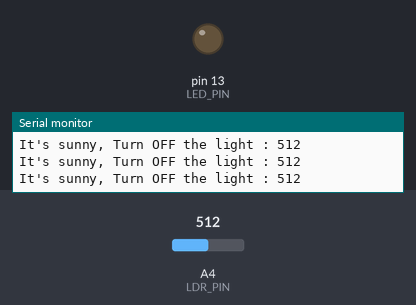
Recording of a sketch running on a simulated Arduino Uno, built with avr-gcc and run on an emulated ATmega328P. Shown: output pins drawn as LEDs (lit = HIGH), the last lines printed to the serial monitor. Inputs (shaded band) come from the test bench; at power-on: A4 (LDR_PIN) = 512.

Above: at 1.2 s.
1.3 s: A4 (LDR_PIN) set to 213
4.3 s: A4 (LDR_PIN) set to 185
At 4.6 s:
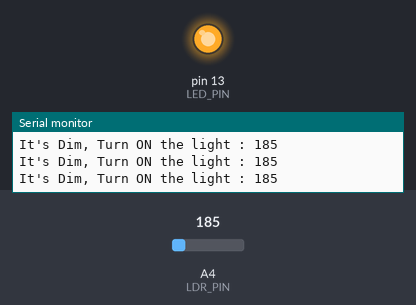
5.8 s: A4 (LDR_PIN) set to 210
At 6.8 s:
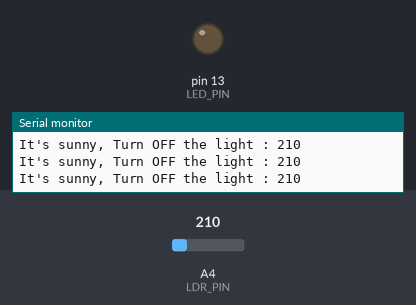
Timing chart, 0 to 8.8 s (numbered marks = the images above; inputs shaded):
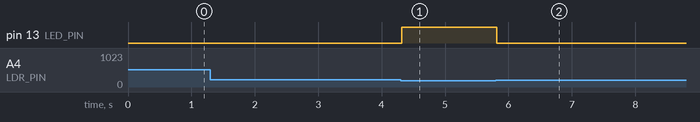

Measured:
- the behaviour switches between 201 and 200 on A4 (LDR_PIN) (found by bisection; images 0 and 1)
- after the input at 4.3 s, pin 13 (LED_PIN): LOW → HIGH at once
- after the input at 5.8 s, pin 13 (LED_PIN): HIGH → LOW at once

The sketch:

LDR.ino
```cpp
/*
   LDR

   Use Digital pin 13 to pin 10 as output to
   turn On/OFF the LED every 1 sec.

*/
const int LED_PIN = 13;
const int LDR_PIN = A4;

void setup() {
  Serial.begin(9600);
  pinMode(LED_PIN, OUTPUT);
  pinMode(LDR_PIN, INPUT);

}

void loop() {

  int LDR_STATUS = analogRead(LDR_PIN);
  if (LDR_STATUS <= 200) {
    digitalWrite(LED_PIN, HIGH);
    Serial.print("It's Dim, Turn ON the light : ");
    Serial.println(LDR_STATUS);
  } else {
    digitalWrite(LED_PIN, LOW);
    Serial.print("It's sunny, Turn OFF the light : ");
    Serial.println(LDR_STATUS);
  }
}
```
